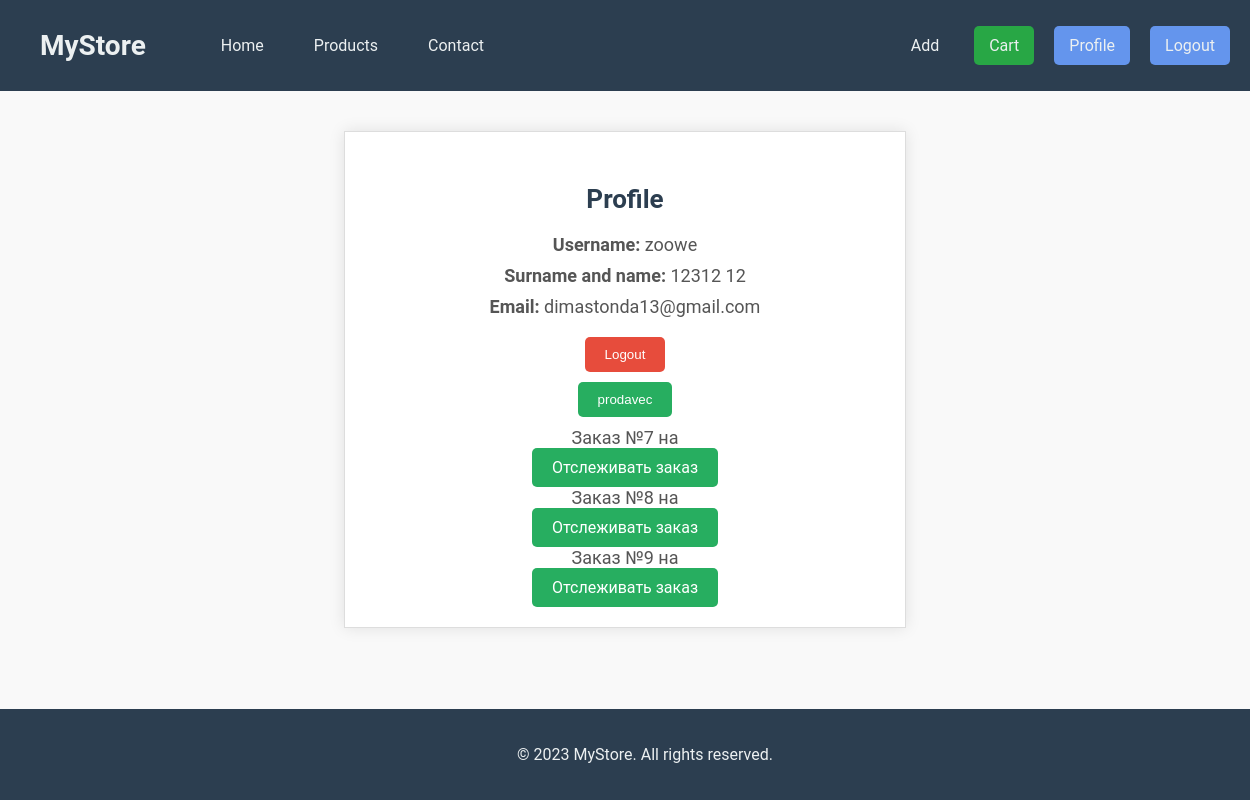
The app's page /profile (signed in) with its own data.
### main/models.py (models this page shows, shortened)
class Order(models.Model):
    DELIVERY_CHOICES = [
        ('novaposhta', 'Новая почта'),
        ('ukrposhta', 'Укр почта'),
        ('meest', 'Meest'),
        ('instore', 'В магазин'),
    ]
    DELIVERY_TYPE_CHOICES = [
        ('courier', 'Курьером'),
        ('branch', 'В отделение'),
        ('postamat', 'В почтомат'),
    ]
    user = models.ForeignKey(User, on_delete=models.CASCADE)
    seller = models.ForeignKey(User, on_delete=models.CASCADE, related_name='seller', null=True)
    order_date = models.DateTimeField(auto_now_add=True)
    status = models.CharField(max_length=20, default='Оплачен', choices=[('оплачен', 'Оплачен'), ('доставляется', 'Доставляется'), ('доставлен', 'Доставлен')])
    first_name = models.CharField(max_length=50, default='Unknown')
    last_name = models.CharField(max_length=50, default='Unknown')
    email = models.EmailField(default='example@example.com')
    delivery_service = models.CharField(max_length=20, choices=DELIVERY_CHOICES, default='novaposhta')
    delivery_type = models.CharField(max_length=20, choices=DELIVERY_TYPE_CHOICES, null=True, blank=True)
    branch_number = models.IntegerField(null=True, blank=True, default=0)
    postal_index = models.CharField(max_length=10, null=True, blank=True)
    store_number = models.CharField(max_length=10, null=True, blank=True)
    address = models.CharField(max_length=255, null=True, blank=True)  # Исправлено на max_length
    postamat_number = models.CharField(max_length=10, null=True, blank=True)
    order_number = models.UUIDField(default=uuid.uuid4, unique=True, editable=False)

### main/views.py (the view)
# urls.py: path('profile', views.profile, name='profile'),
def profile(request):
    orders = Order.objects.filter(user=request.user)
    return render(request, 'main/profile.html', {'orders': orders})

### main/templates/main/profile.html (shortened to what this page needs)
{% extends 'main/layout.html' %}
{% load static %}
{% block head %}
<link rel="stylesheet" href="{% static 'main/css/profile.css' %}">
{% endblock %}
{% block content %}
<section class="profile-section">
    <h2>Profile</h2>
    <div class="profile-info">
        <p><strong>Username:</strong> {{ user.username }}</p>
        <p><strong>Surname and name:</strong> {{ user.last_name }} {{ user.first_name }}</p>
        <p><strong>Email:</strong> {{ user.email }}</p>
        <form method="post" action="{% url 'logout' %}">
            <button type="submit" class="logout-btn">Logout</button>
        </form>
        <form method="post" action="{% url 'prodavec' %}">
            <button type="submit" class="profile-button">prodavec</button>
        </form>
        {% for order in orders %}
        <div class="order-item">
            <p>Заказ №{{ order.id }} на {{ order.product.name }}</p>
            <a href="{% url 'track_order' order.id %}" class="profile-button">Отслеживать заказ</a>
        </div>
        {% endfor %}
    </div>
</section>
{% endblock %}

### main/static/main/css/profile.css (style rules this page uses)
body { font-family: 'Roboto', sans-serif; margin: 0; padding: 0; box-sizing: border-box; background-color: #f9f9f9; display: flex; flex-direction: column; min-height: 100vh; }
.profile-section { margin: 20px auto; padding: 30px; background-color: #ffffff; border: 1px solid #dddddd; box-shadow: 0 0 15px rgba(0, 0, 0, 0.1); max-width: 500px; text-align: center; }
.profile-section h2 { margin-bottom: 20px; font-size: 26px; color: #2c3e50; }
.profile-info p { font-size: 18px; color: #555555; margin: 10px 0; }
.profile-button, .logout-btn { padding: 10px 20px; background-color: #27ae60; color: #ffffff; border: none; cursor: pointer; border-radius: 5px; transition: background-color 0.2s; margin-top: 10px; text-decoration: none; }
.logout-btn { background-color: #e74c3c; }

### records on screen
Order: id "7"
Order: id "8"
Order: id "9"

### other values on screen
{{ user.username }} "zoowe"
{{ user.last_name }} "12312"
{{ user.first_name }} "12"
{{ user.email }} "dimastonda13@gmail.com"
